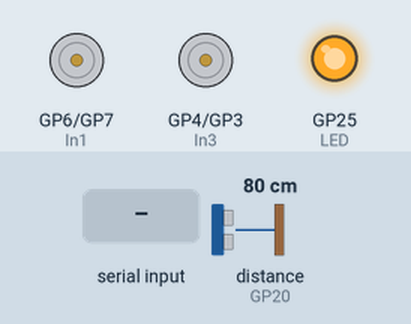
Simulated run of this program. Board: Raspberry Pi Pico running MicroPython. Parts: motor-driver pin pairs drawn as motors (green arrow = first pin HIGH = forward, orange = second pin HIGH = backward, longer = more drive, scaled by the enable pin), output pins drawn as LEDs (lit = HIGH). The test bench sets the inputs (shaded band); at power-on: distance to the obstacle (sensor on GP20) 80 cm. The echo pulse lasts 58.3 µs per cm; pins used as bus, display or sensor lines are not drawn; what the program prints to the serial console is not drawn.

Above: at 1.2 s.
1.3 s: "backward" received over the second serial link
At 2.2 s:
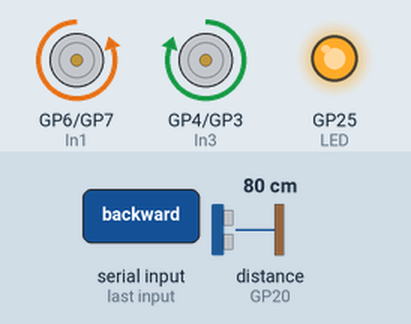
2.8 s: "1" received over the second serial link
At 3.5 s:
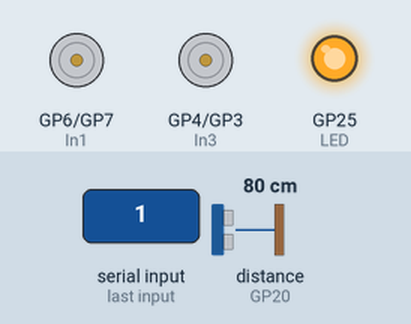
4.3 s: "left" received over the second serial link
At 4.7 s:
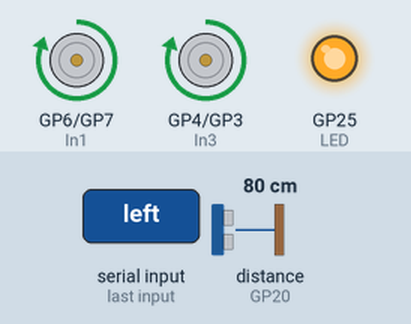
5.8 s: "right" received over the second serial link
At 6.9 s:
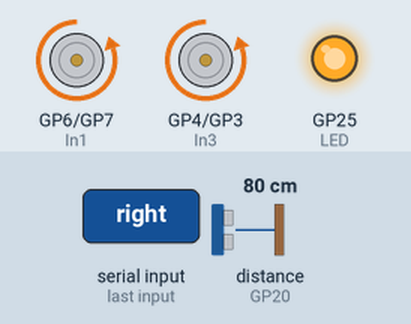
7.3 s: distance to the obstacle (sensor on GP20) set to 2 cm
At 8.1 s:
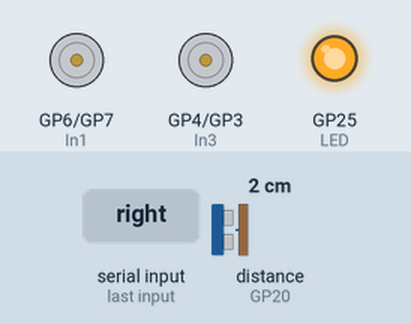
Timing chart, 0 to 9.8 s (numbered marks = the images above; inputs shaded):
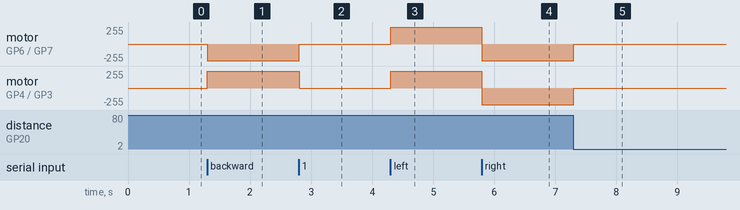

Measured:
- after the input at 1.3 s, motor on GP6 (In1) / GP7 (In2): stopped → backward 253/255 at once; motor on GP4 (In3) / GP3 (In4): stopped → forward 253/255 at once
- after the input at 2.8 s, motor on GP6 (In1) / GP7 (In2): backward 253/255 → stopped at once; motor on GP4 (In3) / GP3 (In4): forward 253/255 → stopped at once
- after the input at 4.3 s, motor on GP6 (In1) / GP7 (In2), motor on GP4 (In3) / GP3 (In4): stopped → forward 253/255 at once
- after the input at 5.8 s, motor on GP6 (In1) / GP7 (In2), motor on GP4 (In3) / GP3 (In4): forward 253/255 → backward 253/255 at once
- after the input at 7.3 s, motor on GP6 (In1) / GP7 (In2), motor on GP4 (In3) / GP3 (In4): backward 253/255 → stopped at once

The program:

main.py
```python
# This code controls a car using UART communication and an ultrasonic sensor.
# The car can move forward, backward, turn left, turn right, and stop based on commands received via the UART channel over Bluetooth.
# The car has a crash prevention feature that uses the ultrasonic sensor to detect obstacles in front of the robot.
# If the crash prevention feature is enabled and the car is about to collide with an obstacle, the robot will stop.
# The car has a function to measure the distance to an obstacle using the ultrasonic sensor.

from machine import Pin,PWM,UART #importing PIN, PWM and UART
import utime #importing utime

# Define UART channel and set baud rate to 9600
uart= UART(0,9600)

# Define pins for control of the DC motors
In1=Pin(6,Pin.OUT)  #IN1 -> GPIO6(PIN9)
In2=Pin(7,Pin.OUT)  #IN2 -> GPIO7(PIN10)
In3=Pin(4,Pin.OUT)  #IN3 -> GPIO4(PIN6)
In4=Pin(3,Pin.OUT)  #IN4 -> GPIO3(PIN5)

# Define PWM channels for the enable pins of the DC motors
EN_A=PWM(Pin(8)) #ENA -> GPIO8(PIN11)
EN_B=PWM(Pin(2)) #ENB -> GPIO2(PIN4)
# Set the frequency for the PWM signals on the enable pins to 1500 Hz
EN_A.freq(1500)
EN_B.freq(1500)
# Set the duty cycle of the PWM signals on the enable pins to 65025, which is the maximum value
# This will set the speed of the DC motors to their maximum
EN_A.duty_u16(65025)
EN_B.duty_u16(65025)

# Define pins for control of the ultrasonic sensor
trigger = Pin(21, Pin.OUT) #triger -> GPIO21
echo = Pin(20, Pin.IN) #echo -> GPIO20

# Set crash prevention default value to True and turn on the LED
crash_prevention = True
LED = Pin(25, Pin.OUT)
LED.high()

# Define function to measure distance using ultrasonic sensor
def ultra():
    # Trigger the ultrasonic sensor by setting trigger low for 2 us, then high for 5 us, then low again
    trigger.low()
    utime.sleep_us(2)
    trigger.high()
    utime.sleep_us(5)
    trigger.low()
    # Measure the time it takes for the echo to go from low to high
    while echo.value() == 0:
        signaloff = utime.ticks_us()
    # Measure the time it takes for the echo to go from high to low
    while echo.value() == 1:
        signalon = utime.ticks_us()
    # Calculate the time it took for the echo to go from low to high and back to low
    timepassed = signalon - signaloff
    # Calculate the distance based on the speed of sound and the time it took for the echo to go from low to high and back to low
    distance = (timepassed * 0.0343) / 2
    print (distance)
    # If crash prevention is enabled, check if the distance is less than 20 cm and stop if it is
    if (crash_prevention == True):
        if (distance < 20):
            if('backward' in data):
                move_backward() #Backward
            else:
                stop()

    return distance

# Define function to move the robot forward
def move_forward():
    In1.high()
    In2.low()
    In3.low()
    In4.high()
# Define function to move the robot backward
def move_backward():
    In1.low()
    In2.high()
    In3.high()
    In4.low()
# Define function to stop the robot
def stop():
    In1.low()
    In2.low()
    In3.low()
    In4.low()
# Define function to turn the robot right
def turn_right():
    In1.low()
    In2.high()
    In3.low()
    In4.high()
# Define function to turn the robot left
def turn_left():
    In1.high()
    In2.low()
    In3.high()
    In4.low()

data = "" # Initialize data to an empty string

while True:
    dist=ultra() # Measure the distance and set dist to the result
    if uart.any(): # Check if there is any data available on the UART channel
        data=uart.read() #Getting data
        data=str(data) #Converting bytes to str type
        print(data)

        if ('HC-SR04_ON' in data):
            crash_prevention = True
            LED.high()
        elif ('HC-SR04_OFF' in data):
            crash_prevention = False
            LED.low()
        else:
            pass

        if('forward' in data):
            move_forward() #Forward
        elif('backward' in data):
            move_backward() #Backward
        elif('right' in data):
            turn_right() #Turn Right
        elif('left' in data):
            turn_left() #Turn Left
        elif('stop' in data):
            stop() #Stop
        elif('E' in data):
            speed=data.split("|")
            print(speed[1])
            # Calculate the duty cycle based on the speed received and set the duty cycle of EN_A and EN_B to the calculated value
            set_speed = float(speed[1])/100 * 65025
            EN_A.duty_u16(int(set_speed)) #Setting Duty Cycle
            EN_B.duty_u16(int(set_speed)) #Setting Duty Cycle
        else:
            stop() #Stop
```
